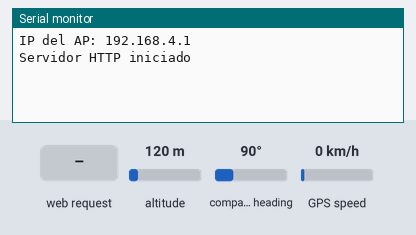
A sketch run on a simulated ESP8266 (Wemos D1 mini). On the bench: the last lines printed to the serial monitor. The inputs (shaded band) are chosen by the test bench; at power-on: altitude 120 m, compass heading 90°, GPS speed 0 km/h. Storage starts empty; the GPS gets a fix after 3 s at 37.7749, -122.4194 with 8 satellites.

Above: at 1.4 s.
1.5 s: HTTP request GET /download received
At 2.7 s:
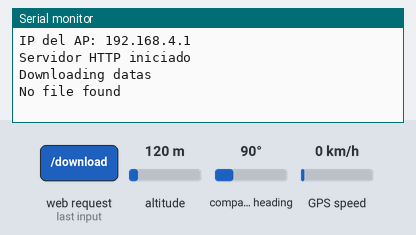
3.0 s: HTTP request GET /clear received
At 3.9 s:
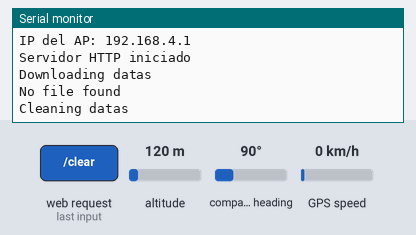
4.5 s: HTTP request GET /files received
At 5.1 s:
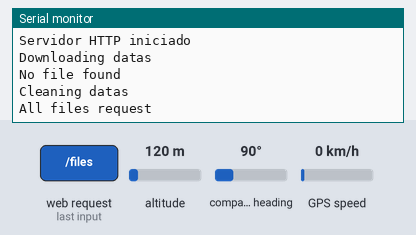

The sketch:

ESP8266_GPS_JSON_LitleFS_AP.ino
```cpp
/**
  * Version: ESP8266 con módulo GY-NEO6MV2 y LittleFS register
  * Project instructions: https://www.infotronikblog.com/2025/10/esp8266-y-gps-gy-neo6mv2-y-littlefs.html
  * Project repository:   https://github.com/Peyutron/ESP8266-GPS-tracker-KML-converter
  * web: https://www.infotronikblog.com
  * Creator: Carlos MC
  *
  * External Library:
  * - TinyGPS++:        https://github.com/codegardenllc/tiny_gps_plus
  * - ArduinoJson       https://github.com/bblanchon/ArduinoJson
  *
  * ESP8266 Library:
  * - LittleFS:         https://github.com/littlefs-project/littlefs
  * - ESP8266WiFi:      https://arduino-esp8266.readthedocs.io/en/latest/esp8266wifi/readme.html
  * - ESP8266WebServer: https://links2004.github.io/Arduino/d3/d58/class_e_s_p8266_web_server.html
  * - SoftwareSerial:   https://docs.arduino.cc/learn/built-in-libraries/software-serial/
  *
  *
  * Board: LOLIN(WEMOS) D1 mini (clone)
  * - CPU Frequency:   80MHz
  * - Flash frequency: 40Mhz
  *
**/

#include <ESP8266WiFi.h>
#include <LittleFS.h>
#include <TinyGPS++.h>
#include <ESP8266WebServer.h>
#include <SoftwareSerial.h>
#include <ArduinoJson.h>

// Access Point configuration
// Access Point SSID
const char* AP_SSID = "gpsServer";

// Password
const char* AP_PASS = "!2345678";
unsigned long previousMillis = 0;

//Configure data collection interval
const long interval = 10000;


// Hardware
TinyGPSPlus gps;
SoftwareSerial gpsSerial(13, 15);  // RX=D7(GPIO13), TX=D8(GPIO15)
ESP8266WebServer server(80);

void setup()
{
  // Start serial communication
  Serial.begin(115200);

  // Start GPS communication
  gpsSerial.begin(9600);
  delay(200);

  // 1. Start Access Point
  // Create Access Point
  WiFi.softAP(AP_SSID, AP_PASS);
  // Show IP (192.168.4.1 default)
  Serial.print("IP del AP: ");
  Serial.println(WiFi.softAPIP());

  // 2. Start LittleFS
  if (!LittleFS.begin())
  {
    Serial.println("Error mounting LittleFS");
    return;
  }

  // 3. Endpoints configuration
  server.on("/gps", HTTP_GET, handleGPSData);       // GET /gps → Datos actuales
  server.on("/download", HTTP_GET, handleDownload); // GET /download → JSON File
  server.on("/clear", HTTP_GET, handleClear);    // DELETE /clear → Delete datas
  server.on("/files", HTTP_GET, handleFileList);    // Show file list
  server.on("/info", HTTP_GET, handleFSInfo);       // File system information


  // Start HTTP server
  server.begin();
  Serial.println("Servidor HTTP iniciado");
}
void loop()
{
  server.handleClient();

  // Leer datos GPS continuamente
  while (gpsSerial.available() > 0)
  {
    // Decodificate NMEA data
    if (gps.encode(gpsSerial.read()))
    {
      // Store data on LittleFS (10 seconds)
      saveGPSData();
    }
  }
}

// --- Handlers  ---
void handleGPSData()
{
  // 200 bytes JSON file
  DynamicJsonDocument doc(200);
  doc["sat"] = String(gps.satellites.value());  // N Satéllites
  doc["lat"] = gps.location.lat();              // Latitude
  doc["lng"] = gps.location.lng();              // Longitude
  doc["tim"] = gps.time.value();                // Time (hhmmsscc format)
  doc["alt"] = gps.altitude.meters();           // Altitude in meters
  doc["spe"] = gps.speed.kmph();                // Speed in km/h
  doc["cur"] = gps.course.deg();              // Compas

  // Convert JSON to String
  String response;
  serializeJson(doc, response);

  // Send answer
  server.send(200, "application/json", response);
}

void handleDownload()
{
  Serial.println("Downloading datas");

  // Open file in reading mode
  File file = LittleFS.open("/gps_data.json", "r");
  if (file)
  {
    // Send file
    server.streamFile(file, "application/json");
    file.close();
  }
  else
  {
    Serial.println("No file found");
    server.send(404, "text/plain", "No file found");
  }
}

void handleClear()
{
  Serial.println("Cleaning datas");

  // Delete gps_data.json file
  LittleFS.remove("/gps_data.json");
  server.send(200, "application/json", "{\"status\":\"success\"}");
}

void saveGPSData()
{
  unsigned long currentMillis = millis();

  // Store data every 10 seconds:
  if (currentMillis - previousMillis >= interval)
  {
    previousMillis = currentMillis;

    // Filterin no valid datas
    if (!gps.location.isValid()) return;
    Serial.print(F("N satelites: "));
    Serial.println(String(gps.satellites.value()));

    // Open file in append mode
    File file = LittleFS.open("/gps_data.json", "a");
    if (!file) return;

    DynamicJsonDocument doc(200);
    doc["sat"] = String(gps.satellites.value());  // Satélites visibles
    doc["lat"] = gps.location.lat();      // Latitud
    doc["lng"] = gps.location.lng();      // Longitud
    doc["dat"] = gps.date.value();        // Fecha
    doc["tim"] = gps.time.value();        // Hora (formato hhmmsscc)
    doc["alt"] = gps.altitude.meters();   // Altitud en metros
    doc["spe"] = gps.speed.kmph();        // Velocidad en km/h
    doc["cur"] = gps.course.deg();

    // Write data on a file
    serializeJson(doc, file);

    // New register line
    file.println();

    // Close file
    file.close();
  }
}

// Show all files
void handleFileList()
{
  Serial.println("All files request");

  // Larger buffer for multiple files
  DynamicJsonDocument doc(1024);
  JsonArray files = doc.createNestedArray("files");

  Dir dir = LittleFS.openDir("/");
  while (dir.next())
  {
    JsonObject file = files.createNestedObject();
    file["name"] = dir.fileName();
    file["size"] = dir.fileSize();
    file["isDirectory"] = dir.isDirectory();
  }

  // File system information
  FSInfo fs_info;
  LittleFS.info(fs_info);
  doc["totalBytes"] = fs_info.totalBytes;
  doc["usedBytes"] = fs_info.usedBytes;
  doc["freeBytes"] = fs_info.totalBytes - fs_info.usedBytes;

  String response;
  serializeJson(doc, response);
  server.send(200, "application/json", response);
}

// File system information
void handleFSInfo()
{
  FSInfo fs_info;
  LittleFS.info(fs_info);

  DynamicJsonDocument doc(512);
  doc["totalBytes"] = fs_info.totalBytes;
  doc["usedBytes"] = fs_info.usedBytes;
  doc["freeBytes"] = fs_info.totalBytes - fs_info.usedBytes;
  doc["usedPercent"] = (fs_info.usedBytes * 100.0) / fs_info.totalBytes;

  String response;
  serializeJson(doc, response);
  server.send(200, "application/json", response);
}
```

Measured:
- after the input at 1.5 s, the serial monitor: prints a new line at once (image 1)
- after the input at 3.0 s, the serial monitor: prints a new line at once (image 2)
- after the input at 4.5 s, the serial monitor: prints a new line at once (image 3)
